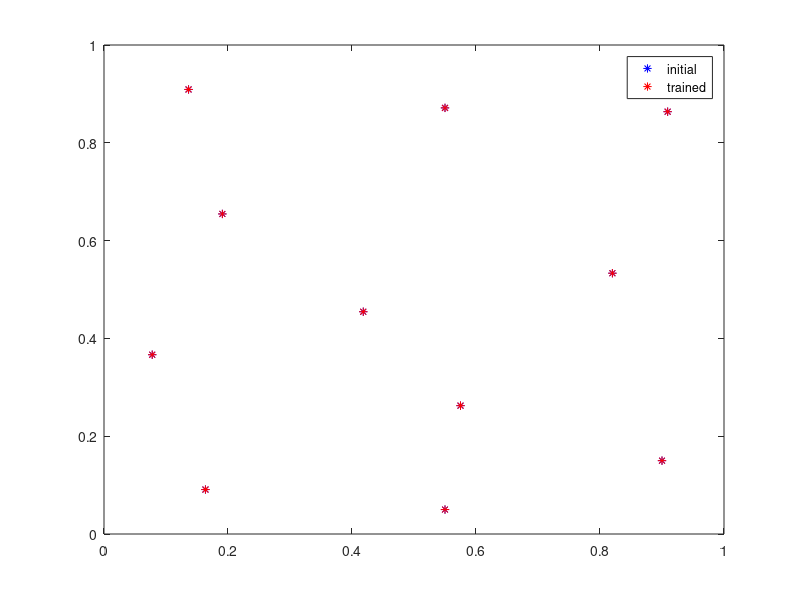
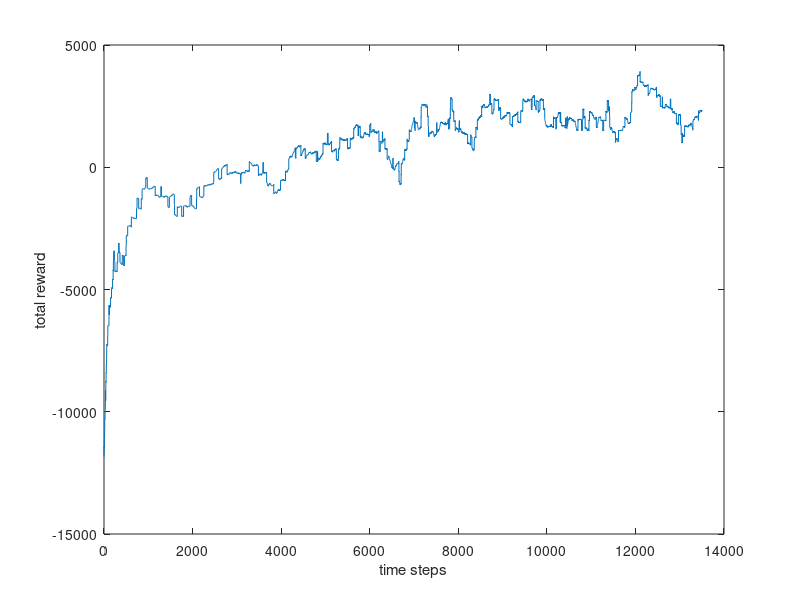
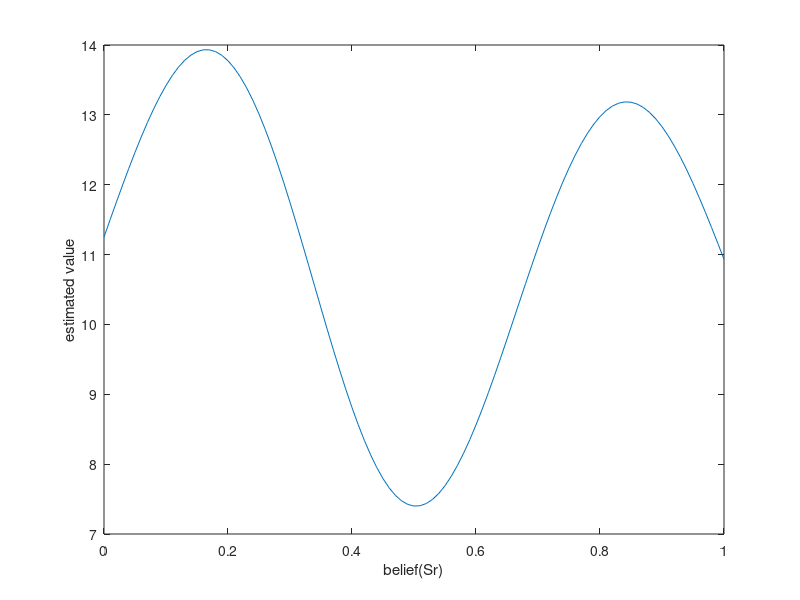

These figures' MATLAB source, in order:
function rashej_rao()
    %fixed probability for observation depending on random coherence values
    prob_obs = 0.5 + rand(1000,1) / 2;

    %define actions
    a.left = 1;
    a.right = 2;
    a.sample = 3;

    %define states
    s.left = 1;
    s.right = 2;

    %define the transition probabilities for each action and states
    prob_trans = transitionProbabilities();

    %train the network
    mu = initialiseRandomBeliefCentres(11);
    
    muFig = figure();
    title('initial belief');
    plot(mu(:,1),mu(:,2),'*b');
    
    sigma = sqrt(0.05);
    v = zeros(12,1);
    W = zeros(12,3);
    
    %setup start trial
    belief = [0.5 0.5];
    coherence = randi(length(prob_obs));
    state = randi(2);
%     
%     %when a new trial starts, do a free sample observation
%     observation = observationProbability(state,prob_obs(coherence));
%     belief = beliefUpdate(belief,observation);
    
    %rememeber reward for plotting
    reward = zeros(14000,1);
    for t=1:length(reward)   
        %phi is g(b_t) from Rashej Rao paper 2010 paper
        phi = [1 estimateBeliefPoints(belief,mu,sigma)]; 
        value_beilef = phi * v; 

        action = selectActionToTake(phi,W);
        
        switch action
            case a.sample
                reward(t) = -1;
                observation = observationProbability(state,prob_obs(coherence));
                belief = beliefUpdate(belief,observation);
            otherwise 
                %give rewards if correct action taken
                if action == a.left && state == s.left
                    reward(t) = 20;
                elseif action == a.right && state == s.right
                    reward(t) = 20;
                else
                    reward(t) = -400;
                end
                
                %start a new trial
                belief = [0.5 0.5];
                coherence = randi(length(prob_obs));
                state = randi(2);
                
%                 %when a new trial starts, do a free sample observation
%                 observation = observationProbability(state,prob_obs(coherence));
%                 belief = beliefUpdate(belief,observation);
        end
        
        %compute next belief estimate
        value_new_belief = [1 estimateBeliefPoints(belief,mu,sigma)] * v;
        
        %update belief centers and output weights V and W 
        td_error = reward(t) + value_new_belief - value_beilef;
        
%         diffs = repmat(belief,size(mu,1),1) - mu;
%         mu = mu + 2.5 * 10^-7 * td_error * phi * v * 2 * diffs / sigma^2;
        v = v + 0.0005 * td_error * phi';       

        W(:,action) = W(:,action) + 0.0005 * td_error * phi';
    end
%     
    figure();
    moving_window = ones(1,500);
    sum_reward_window = conv(reward,moving_window);
    sum_reward_window = sum_reward_window(500:end-500);
    plot(1:length(sum_reward_window),sum_reward_window);
    xlabel('time steps')
    ylabel('total reward');

    figure();
    value = [];
    for t = 0:0.01:1
        belief = [t 1-t];
        phi = [1 estimateBeliefPoints(belief,mu,sigma)]; 
        value(end+1) = phi * v; 
    end
    plot(0:0.01:1,value);
    xlabel('belief(Sr)');
    ylabel('estimated value');
    
    figure(muFig);
    hold on;
    plot(mu(:,1),mu(:,2),'*r');
    legend('initial','trained');

    
%==========================================================================
    function [action] = selectActionToTake(phi,W)
        action_probability = exp(phi*W);
        action_probability = action_probability ./ sum(action_probability);
        action = find(cumsum(action_probability) >= rand(1));
        action = action(1);
    end

    function [phi] = estimateBeliefPoints(belief,mu,sigma)
        phi = zeros(1,size(mu,1));
        for i=1:size(mu,1)
            distance = sum((belief - mu(i,:)).^2);
            phi(i) = exp( -distance / (2*sigma^2) );
        end
    end

    function [observation] = observationProbability(state,prob_obs)
        if state == s.left
            observation(s.left)  = prob_obs;
            observation(s.right) = 1-prob_obs;
        else
            observation(s.left)  = 1 - prob_obs;
            observation(s.right) = prob_obs;
        end
    end

    function [belief] = beliefUpdate(belief,observation)
        belief(s.right) = observation(s.right) ...
              *( belief(s.right) * prob_trans(s.right,a.sample,s.right) ...
              +  belief(s.left)  * prob_trans(s.right,a.sample,s.left));

        belief(s.left) = observation(s.left) ...
                      *( belief(s.right) * prob_trans(s.left,a.sample,s.right) ...
                      +  belief(s.left)  * prob_trans(s.left,a.sample,s.left));

        belief = belief ./ sum(belief);
    end

    function [prob_trans] = transitionProbabilities()
        prob_trans = ones(12 ,3)*0.5;

        prob_trans(s.left,a.sample,s.left) = 1;
        prob_trans(s.right,a.sample,s.right) = 1;

        prob_trans(s.left,a.sample,s.right) = 0;
        prob_trans(s.right,a.sample,s.left) = 0;
    end

    function [mu] = initialiseRandomBeliefCentres(number)      
        [x,y] = meshgrid(0:0.1:1,0:0.1:1);
        X = [y(:) x(:)];

        % train the gaussians weights
        [idx,mu,~,~] = kmeans(X,number);
    end
end